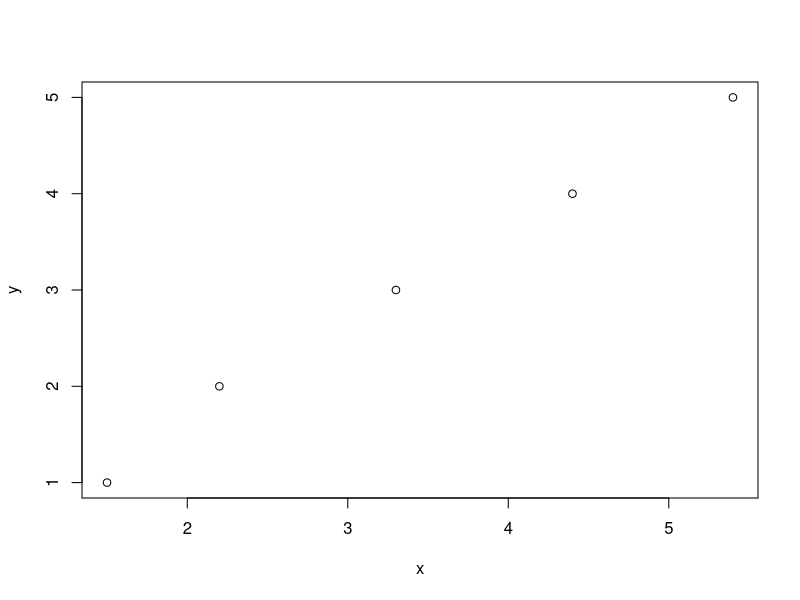
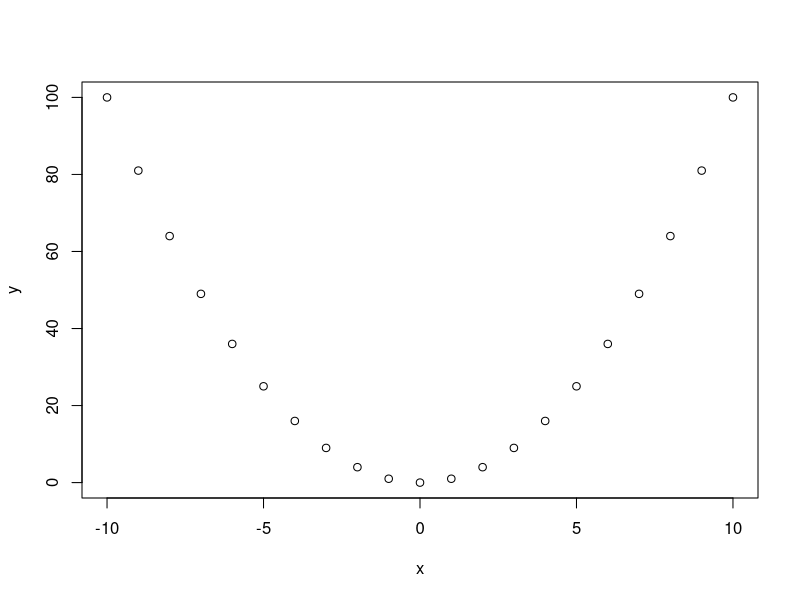
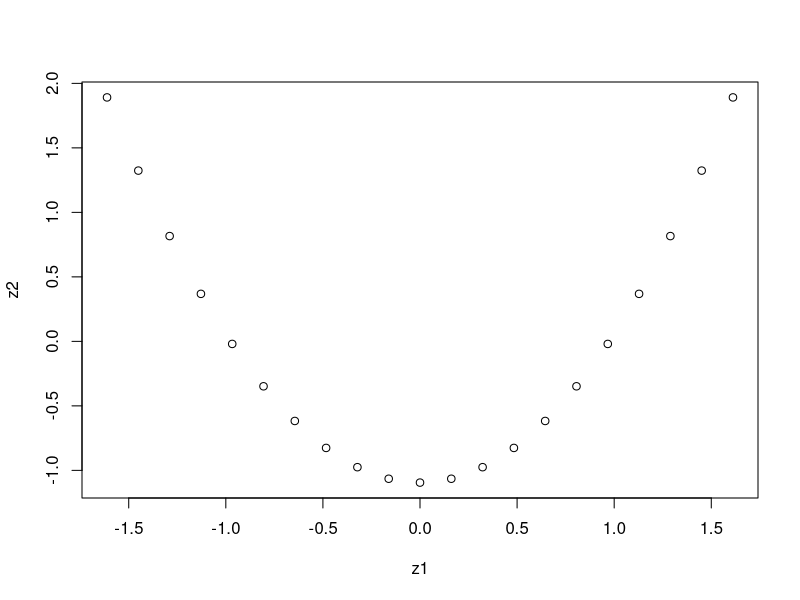

These figures' R source, in order: (Note: this script raises an error after producing the figures.)
#### Korrelationen sowie auf den Folien.
y = c(1,2,3,4,5)
x = c(1.5,2.2,3.3,4.4,5.4)
plot(x,y)
zx = scale(x)
zx = (x - mean(x))/sd(x)
zy = scale(y)
sum(zx*zy)/(length(x)-1)
cor(x,y)
#

x = -10:10
y = x^2
plot(x,y)
cor(x,y)
rank(x)
rank(y)
cor(rank(x), rank(y)) #Spearman
cor(x,y, method = 'spearman') #Spearman
#





















# Z-Trafos
z1 = scale(x)
z1 = (x - mean(x))/sd(x)
z2 = scale(y)

plot(z1,z2)

# Correlation
sum(z1*z2)/(length(z1)-1)
cor(x,y)



### Spearman ###
cor(x1,x2)
x = c(-1,40,3,2.1)
y = c(1,4,3,-20000)

x = 1:100
y = x^2
cor(x,y)
cor(x,y, method = 'spearman')
cor(rank(x), rank(y)) 


n = 1000
### Daten ####
x1 = rnorm(n)
x2 = 10*x1#rnorm(n) 

### Z-Trafo####
z1 = scale(x1)
z2 = scale(x2)
plot(z1,z2)
### Berechung des Korrelations Koeffizienten (nach Pearson)####
sum(z1*z2)/(n-1)



xy = matrix(runif(2*1000), ncol=2)
plot(xy)
### Rotate about 30 Degrees
theta = 30
rot = matrix(c(cos(theta), -sin(theta), sin(theta), cos(theta)), ncol=2)
xy_rot = xy %*% rot
plot(xy_rot)
cor(xy_rot[,1], xy_rot[,2])

x = c(1,3,5)
sd(x)

x = c(1,2,3,4,5)
y = c(1.2, 2.3, 3.1, 4.2, 5.1)
z1 = scale(x)
z2 = scale(y)
sum(z1*z2)/(length(x)-1)
cor(x,y)

#### Aufgabe in Class
n = 30
groesse = rnorm(n, 150, 10)
hist(groesse)
armspanne = 1.05*groesse + rnorm(n, 0, 10)
hist(armspanne)
plot(groesse, armspanne)
cor(groesse, armspanne)
#a) 
groesse = 150
armspanne = 1.05*groesse + rnorm(n, 0, 10)
mean(armspanne) #~1.05*150 = 157.5

#b) Staerker Zusammenhang
armspanne = 1.05*groesse + rnorm(n, 0, 2)
cor(groesse, armspanne)
plot(groesse, armspanne)

### Demo for tg
n = 5
cors = rep(NA, 1000)
for (i in 1:1000) {
  lemons = rnorm(n, 0, 50)
  fatalities = rnorm(n, 150, 10)
  cors[i] = cor(lemons, fatalities)
}
hist(cors,30)

cor(groesse, armspanne)

#c) Kein Zusammenhang
armspanne = rnorm(n, 0, 1)
plot(groesse, armspanne)
cor(groesse, armspanne)


### Random
n = 3
x = rnorm(n)
y = rnorm(n) #x hat keinen Einfluss auf y
cor(x,y)

n = 3
for (i in 1:10) {
  print(cor(rnorm(n), rnorm(n))) 
}


n = 50
for (i in 1:10) {
  print(cor(rnorm(n), rnorm(n))) 
}






### Random
n = 30000
x = rnorm(n)
y = rnorm(n) #x hat keinen Einfluss auf y
#plot(x,y) 
cor(rnorm(n), rnorm(n))

n = 3000
for (i in 1:10) {
  print(cor(rnorm(n), rnorm(n))) 
}



##########$
#Simulations
n = 30000
x = rnorm(n)
y = x + rnorm(n) #x hat keinen Einfluss auf y
#plot(x,y) 
cor(x,y)



####Schuhgrösse gegen Alter
n = 100
gender = sample(c('F', 'M'), n, replace = TRUE)
shoesize = rnorm(n, 45, 4)
n_f = sum(gender == 'F')
shoesize[gender == 'F'] = rnorm(n_f, 40, 4)

money = rnorm(n, 50, 10)
money[gender == 'F'] = rnorm(n_f, 40,10)

plot(money, shoesize)
cor(money, shoesize)


######### Personen
H = 350000
P = 0.5*H + 2*0.28*H + 3*0.117*H + 4*0.082*H + 5*0.027*H
PAlleine = 0.5*H

(PAlleine) / P
